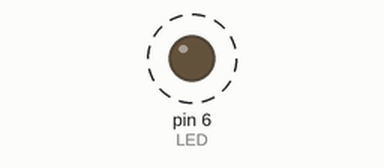
Simulated run of this sketch. Board: Arduino Uno, built with avr-gcc and run on an emulated ATmega328P. Parts: output pins drawn as LEDs (lit = HIGH). Dashed ring = blinking.

Above: at 0.2 s.
Timing chart, 0 to 3.0 s (numbered marks = the images above):
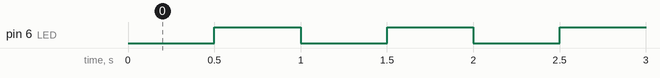

The sketch:

ex04_02_07_a.ino
```cpp
// 0.5초마다 LED 점멸 1

#define LED 6
boolean state = false;
unsigned long current_time, prev_time;

void setup() {
  pinMode(LED, OUTPUT);
}

void loop() {
  current_time = millis();
  if (current_time - prev_time >= 500) {
    prev_time = current_time;
    state = !state;
    digitalWrite(LED, state);
  }
}
```

Measured:
- by itself, pin 6 (LED): alternates HIGH for 0.50 s and LOW for 0.50 s
